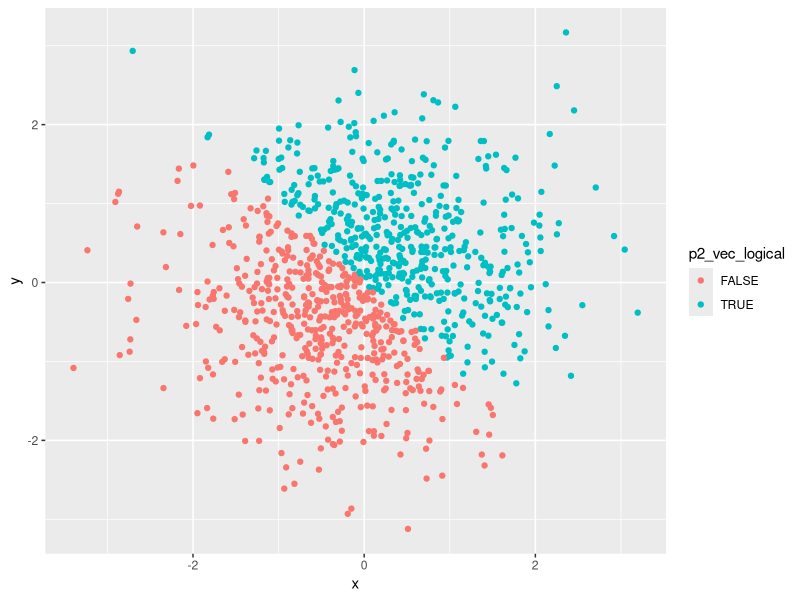
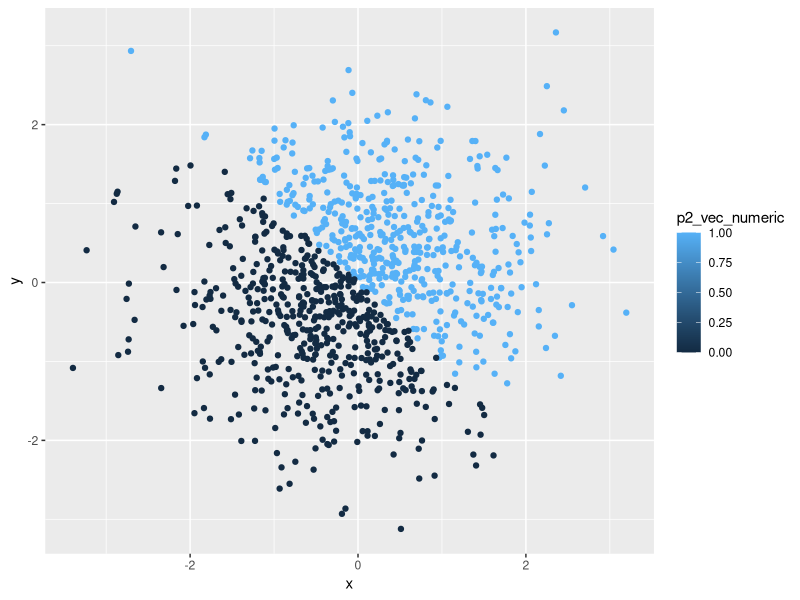
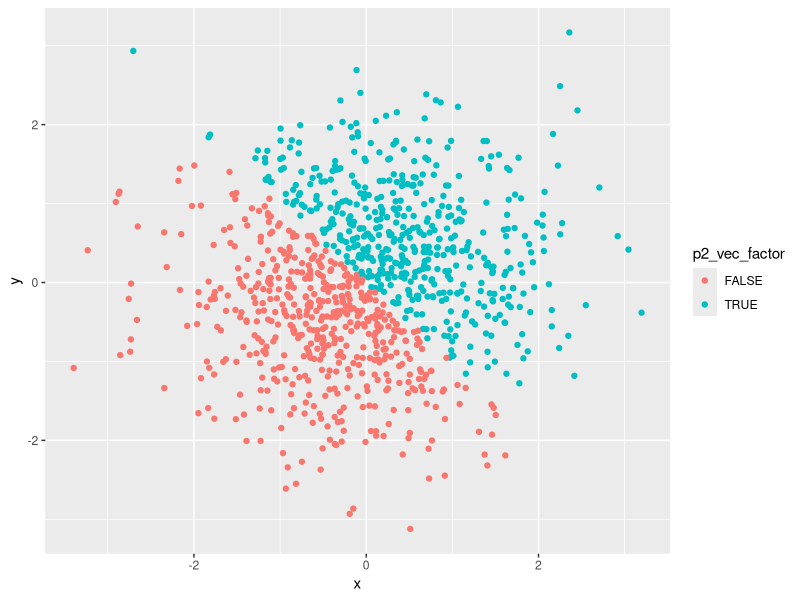
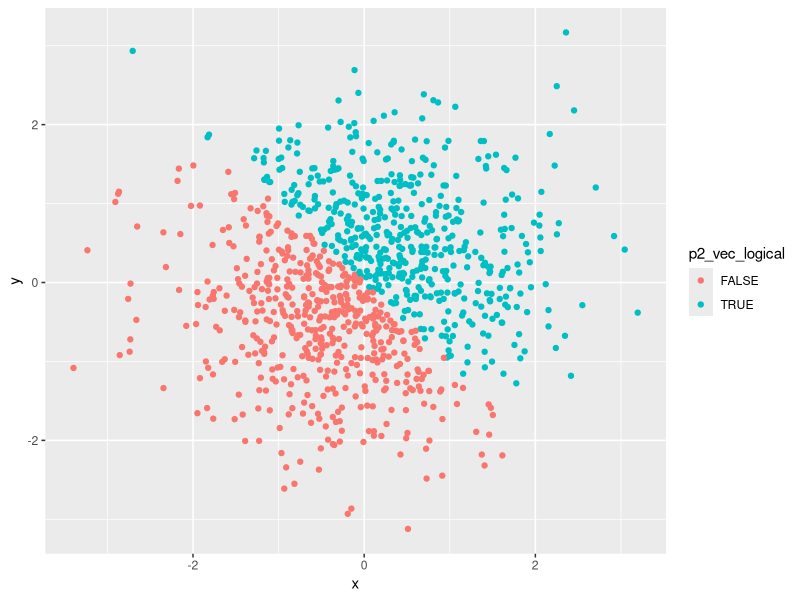

The R source for these figures, in order:
## ---- chunk 1
library(tidyverse)
## ---- chunk 2
p1_df = tibble(
  vec_numeric = runif(10, 0, 5),
  vec_logical = vec_numeric > 2,
  vec_char = c("I", "am", "now", "creating", "a", "vector", "whose", "length", "is", "10"),
  vec_factor = factor(c("Female", "Male", "Male", "Male", "Male", "Male", 
               "Female", "Female", "Female", "Female"))
)

mean(p1_df$vec_numeric)
mean(p1_df$vec_logical)
mean(p1_df$vec_char)
mean(p1_df$vec_factor)
## ---- chunk 3
as.numeric(factor(p1_df$vec_char))
as.numeric(as.character(p1_df$vec_factor))
## ---- chunk 4
set.seed(1234)

p2_df = tibble(
  x = rnorm(1000),
  y = rnorm(1000),
  p2_vec_logical = (x + y) > 0,
  p2_vec_numeric = as.numeric(p2_vec_logical),
  p2_vec_factor = factor(p2_vec_logical)
)
## ---- chunk 5
scatter_logical = ggplot(p2_df, aes(x, y, color = p2_vec_logical)) + geom_point()
scatter_logical
## ---- chunk 6
scatter_numeric = ggplot(p2_df, aes(x, y, color = p2_vec_numeric)) + geom_point()
scatter_numeric
## ---- chunk 7
scatter_factor = ggplot(p2_df, aes(x, y, color = p2_vec_factor)) + geom_point()
scatter_factor
## ---- chunk 8
ggsave("scatter_logical.pdf", plot = scatter_logical)
